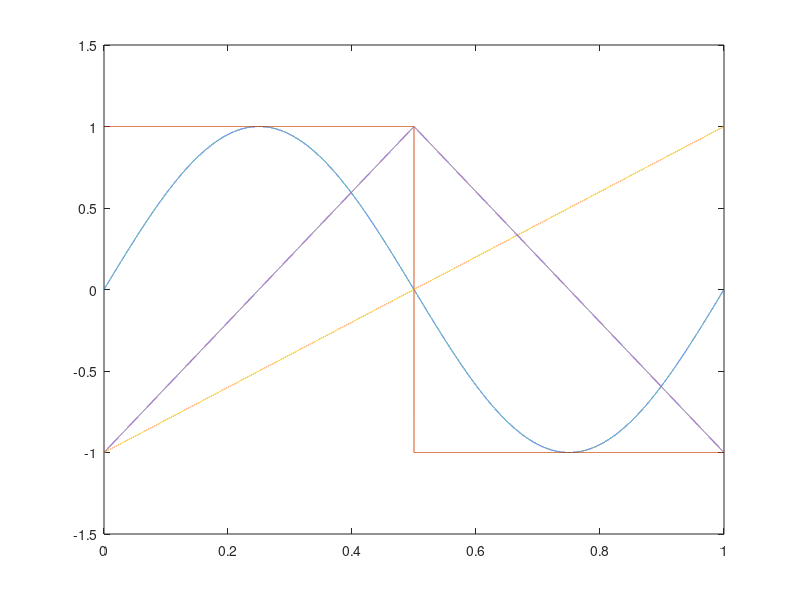
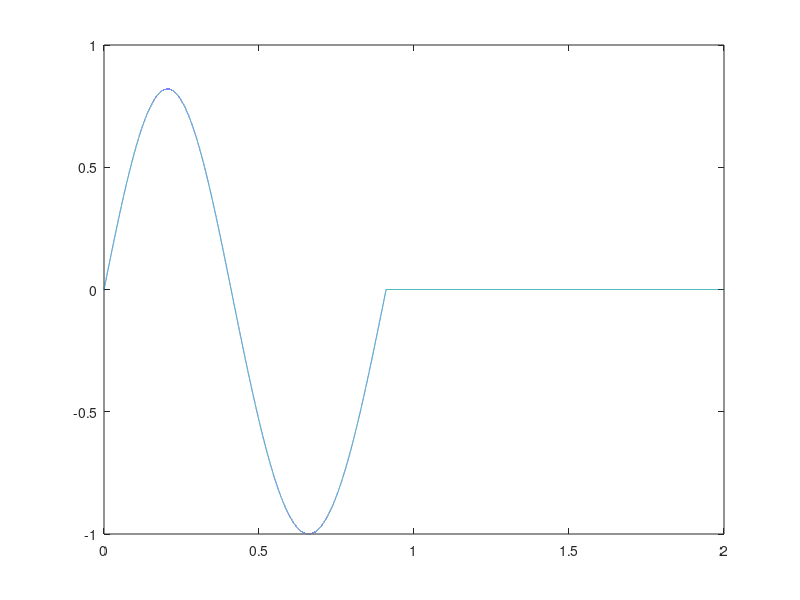

Source code (MATLAB) for these figures, in order:
%% Different waveforms

clear, close all

fs = 44100;

t = (0:44100-1)/fs;
f = 1;

deltaPhase = 2 * pi * f / fs;

phase = 0;
phaseVector = zeros(1,length(t));

for i=1:length(t)
    phase = phase + deltaPhase;
    phaseVector(i) = phase;
end

sineWave = sin(phaseVector);
squareWave = (phaseVector < pi) - (phaseVector > pi);
sawtoothWave = 1/pi*phaseVector - 1;
triangleWave = (phaseVector < pi) .* (-1+2/pi*phaseVector) + ...
    (phaseVector > pi) .* (3-2/pi*phaseVector);

figure
plot(t,sineWave,t,squareWave,t,sawtoothWave,t,triangleWave);


%% Change ratio between positive and negative half-period (sine)

fs = 44100;
posToNegRatio = 0.82;

t = (0:22050*posToNegRatio-1)/fs/posToNegRatio;
t1 = (22050:44100)/fs;
f = 1;

sin1 = sin(2*pi*f*t);
sin2 = sin(2*pi*f*t1);

sinTot = [posToNegRatio*sin1 sin2];

tPlot = (0:44100*2-1)/fs;
figure
plot(tPlot,[sinTot zeros(1,length(tPlot)-length(sinTot))]);

